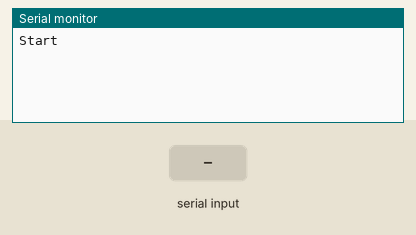
The sketch below on a simulated Arduino Mega 2560, built with avr-gcc and run on an emulated ATmega2560. Shown: the last lines printed to the serial monitor. The test bench sets the inputs (shaded band). The modem accepts every AT command (registered, SIM ready, sends succeed) and sends nothing else.

Above: at 3.2 s.
3.3 s: "end\n" received over Serial
At 3.8 s:
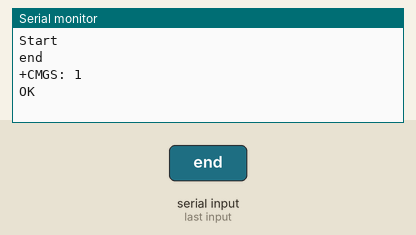
4.8 s: "1\n" received over the second serial link
At 5.3 s:
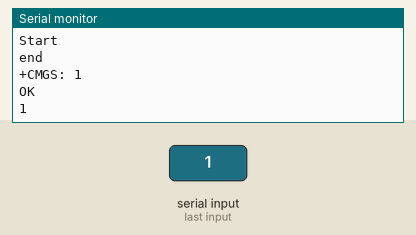
6.3 s: "0\n" received over the second serial link
At 7.7 s:
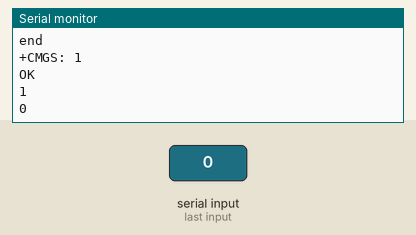

The sketch:

_8_01.ino
```cpp
#define SIM800board Serial1
#define SIM800baud 9600

String hh;
char buffer[100];
char end_c[2];

void setup() {
  Serial.begin(9600);
  SIM800board.begin(SIM800baud);
  Serial.println("Start");
  end_c[0] = 0x1a;
  end_c[1] = '\0';
  delay(2000);
}

void loop() {
  if (Serial.available()) {
    hh = Serial.readStringUntil('\n');
    hh.toCharArray(buffer, hh.length() + 1);
    if (hh.indexOf("end") == 0) {
      SIM800board.write(end_c);
      Serial.println("end");
    } else{
      SIM800board.write(buffer);
      SIM800board.write('\n');
    }
  }
  if (SIM800board.available()) {
    Serial.write(SIM800board.read());
  }
}
```

Measured:
- after the input at 3.3 s, the serial monitor: prints a new line at once (image 1)
- after the input at 4.8 s, the serial monitor: prints a new line at once (image 2)
- after the input at 6.3 s, the serial monitor: prints a new line at once (image 3)
